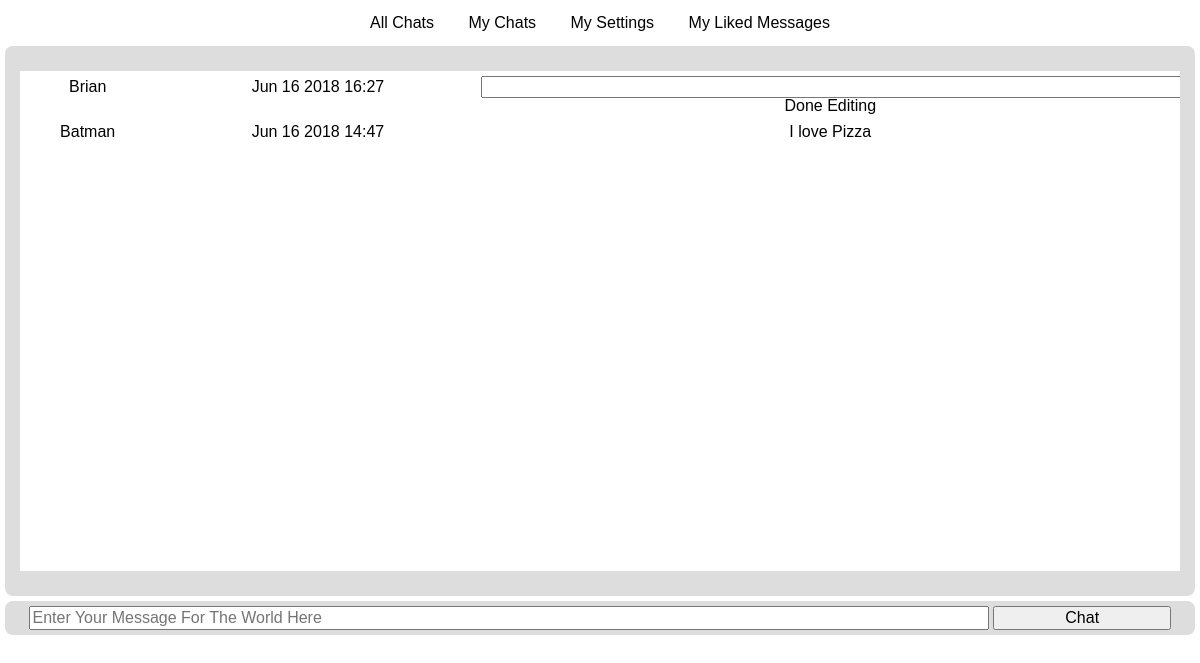
/chat/room/2 (signed in), run on the app's committed database.
### accounts/models.py (models this page shows, shortened)
class UserSettings(models.Model):
    UserAccount = models.ForeignKey(User,unique=True,verbose_name="IdAccount",on_delete=models.CASCADE)
    DisplayName = models.CharField(max_length=50,null=False)
    class Meta:
       db_table = "UserSettings"

### chat/models.py (models this page shows)
class Message(models.Model):
    UserThatPosted = models.ForeignKey(UserSettings,null=False,on_delete=models.CASCADE)
    ChatRoomForMessage = models.ForeignKey(ChatRoom,null=False,on_delete=models.CASCADE)
    MessageDateTime = models.DateTimeField(auto_now=False,auto_now_add=False,null=False)
    MessageText = models.TextField(null=False)
    class Meta:
       db_table = "Message"

### chat/views.py (the view, shortened to what this page needs)
# urls.py: url(r'^room/(?P<chat_id>[0-9]+)', views.ChatHomeView.as_view(), name="specific_room"),
class ChatHomeView(LoginRequiredMixin, TemplateView):
    template_name = "chat.home.html"
    def get(self, request, **kwargs):
        context = self.get_context_data(request, **kwargs)
        return render(request, self.template_name, context)
    def get_context_data(self, request, **kwargs):
        context = super(ChatHomeView, self).get_context_data(**kwargs)
        if not ChatRoom.objects.filter(DisplayName="General").exists():
            ChatRoom.objects.create(DisplayName="General")
        if "chat_id" in kwargs:
            selected_chat = ChatRoom.objects.filter(id=kwargs.get("chat_id")).first()
            if selected_chat is None:
                selected_chat = ChatRoom.objects.get(DisplayName="General")
        else:
            selected_chat = ChatRoom.objects.get(DisplayName="General")
        if not UserChatRoom.objects.filter(UserAccount=request.user,ChatRoomForUser=selected_chat).exists():
            UserChatRoom.objects.create(UserAccount=request.user,ChatRoomForUser=selected_chat)
        chat_messages = Message.objects.filter(ChatRoomForMessage=selected_chat).order_by("-MessageDateTime")
        user_settings = UserSettings.objects.get(UserAccount=request.user)
        all_liked_messages = MessageLike.objects.all()
        context["chat_messages"] = []
        context["chat_room"] = selected_chat
        context["user_settings"] = user_settings
        for msg in chat_messages:
            context["chat_messages"].append({
                "id" : msg.id,
                "username" : msg.UserThatPosted.DisplayName,
                "text" : msg.MessageText,
                "datetime" : msg.MessageDateTime.strftime("%b %d %Y %H:%M"),
                "liked" : all_liked_messages.filter(MessageLiked=msg,UserWhoLiked=user_settings).exists(),
                "can_edit" : (msg.UserThatPosted.id == user_settings.id)})
        return context

### chat/templates/chat.home.html (shortened to what this page needs)
{% extends 'base/chat.base.html' %}
{% block main_tag %}
	<div class="chat-window-outer">
		<div class="chat-window">
			<table ng-app="chatApp" ng-controller="chatCtrl" ng-init="messageEditing=-1">
				<tbody>
					{% for msg in chat_messages %}
						<tr>
							<td class="user">{{msg.username}}</td>
							<td class="date-time">{{msg.datetime}}</td>
							<td class="text">
								{% if msg.can_edit %}
									<input type="text" ng-init="messageText[{{msg.id}}]='{{msg.text}}'" ng-value="messageText[{{msg.id}}]" ng-model="messageText[{{msg.id}}]" ng-show="messageEditing=={{msg.id}}" />
									<span class="edit" ng-show="messageEditing=={{msg.id}}" ng-click="editMessage({{msg.id}})">Done Editing</span>
								{% else %}
									<span>{{msg.text}}</span>
								{% endif %}
							</td>
						</tr>
					{% endfor %}
				</tbody>
			</table>
		</div>
	</div>
	<form method="post" class="chat-entry">
		<input name="message-body" placeholder="Enter Your Message For The World Here" type="text" maxlength="128" />
		<input type="submit" value="Chat" />
	</form>
{% endblock %}

### accounts/static/css/base.css (style rules this page uses)
body, html { min-height: 100%; }
body { background-color: #FFF; color: #000; font-family: Verdana, sans-serif; }
main div.chat-window-outer { background-color: #DDD; border-radius: 8px; height: 500px; margin: 0px 5px; padding: 25px 15px; text-align: center; -moz-border-radius: 8px; -webkit-border-radius: 8px; }
main div.chat-window-outer div.chat-window { background-color: #FFF; height: 100%; overflow-y: scroll; padding: 0px; }
main div.chat-window-outer div.chat-window table { width: 100%; }
main div.chat-window-outer div.chat-window table tr td { padding: 5px 0px; }
main div.chat-window-outer div.chat-window table tr td.text input { font-size: 14px; width: 100%; }
main div.chat-window-outer div.chat-window table tr td.text span.edit { cursor: pointer; }
main form.chat-entry { background-color: #DDD; border-radius: 8px; margin: 5px; padding: 5px 0px; text-align: center; -moz-border-radius: 8px; -webkit-border-radius: 8px; }
main form.chat-entry input { font-size: 16px; }
main form.chat-entry input[type="text"] { width: 80%; }
main form.chat-entry input[type="submit"] { width: 15%; }
main table.liked-messages th, td { padding: 5px; text-align: center; }

### data on the page
UserSettings: username "Brian"
UserSettings: username "Batman"
Message: text "I love Pizza"

### other printed values
{{ msg.datetime }} "Jun 16 2018 16:27" "Jun 16 2018 14:47"
